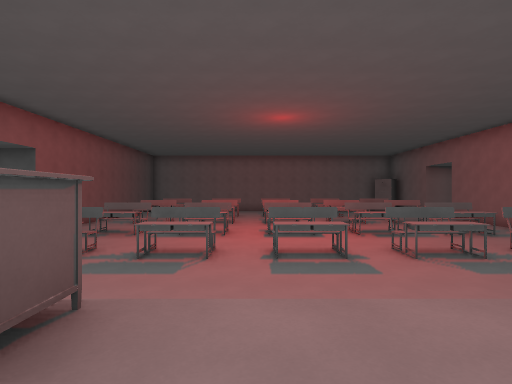
view 1 (above)

24 first-person views from a walk through a 3-D level made in the Godot game engine. The camera is 1.4 m above the floor, looks level and sees 80° across. The floor is counted in squares, 2 m on a side. Each view is taken from the middle of a square. On the plan, view 1 faces up. The plan holds only what a view shows up to about 10 squares ahead; the rest is blank. The place goes on beyond the plan.

view 2
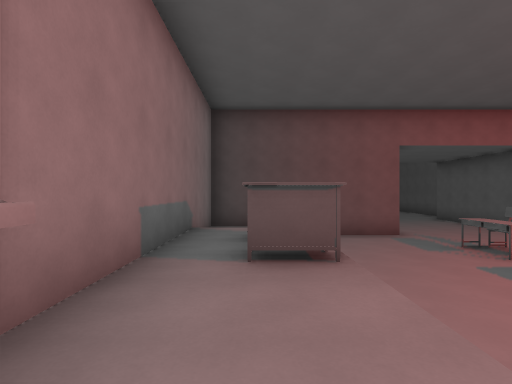

view 3
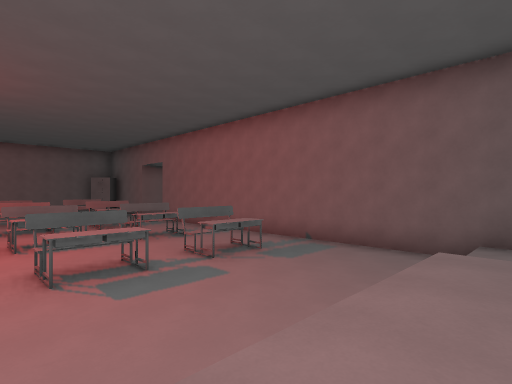

view 4
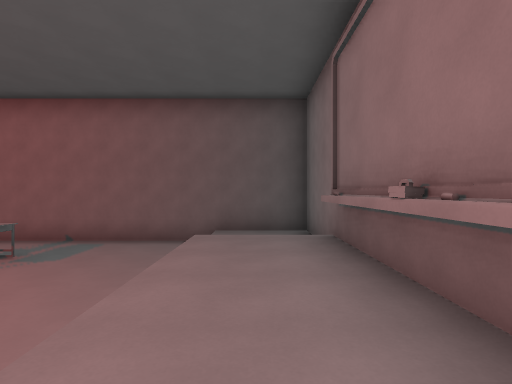

view 5
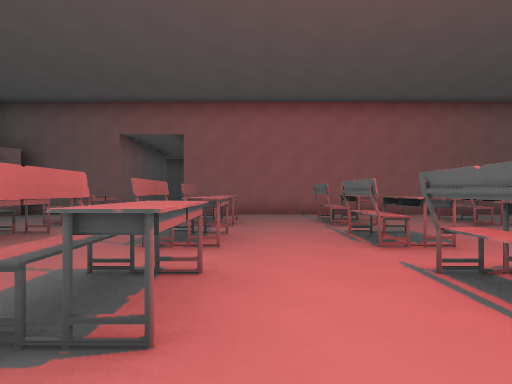

view 6
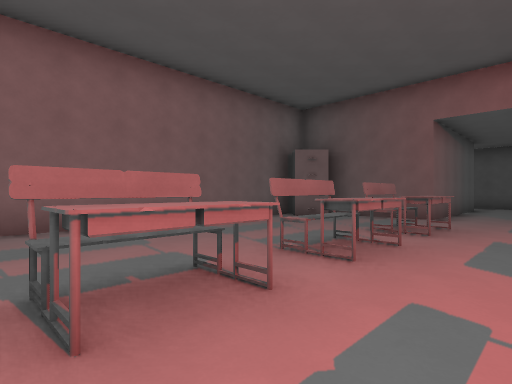

view 7
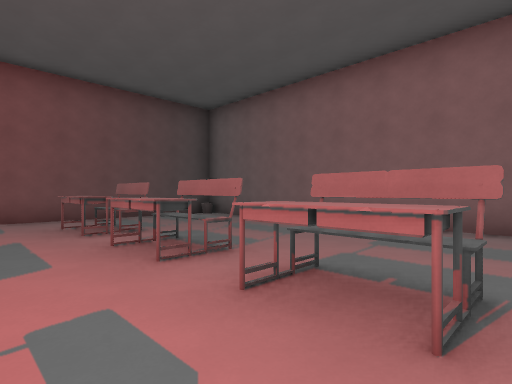

view 8
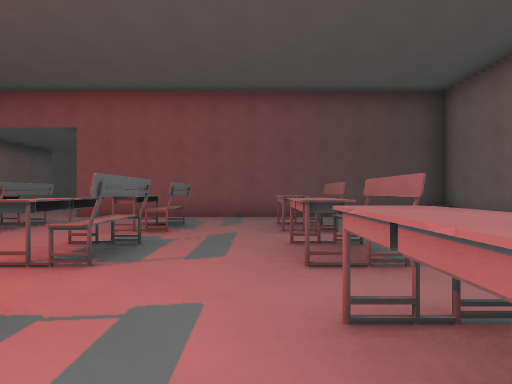

view 9
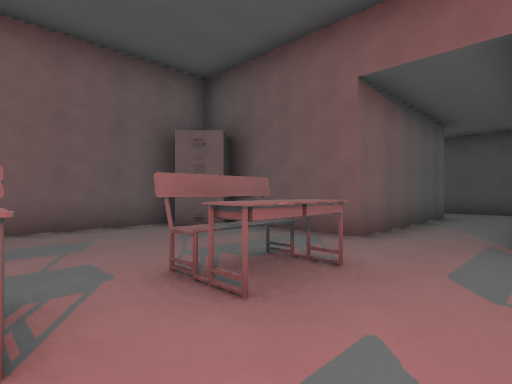

view 10
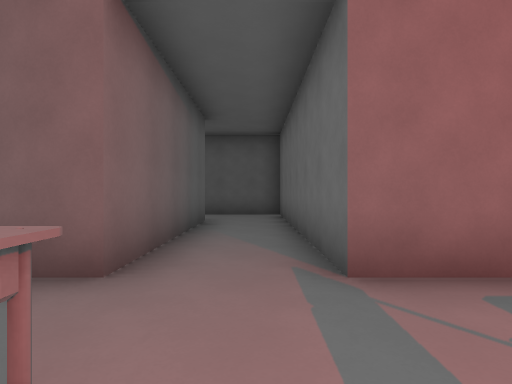

view 11
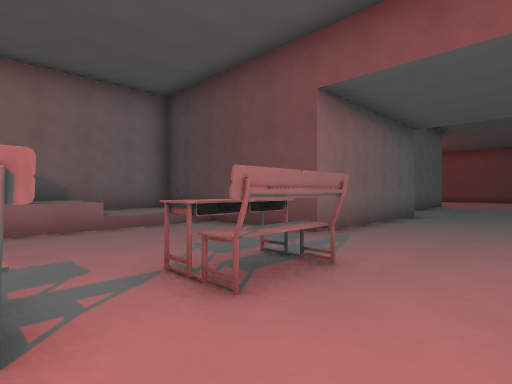

view 12
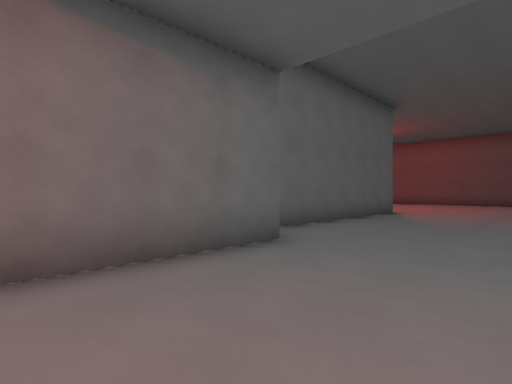

view 13
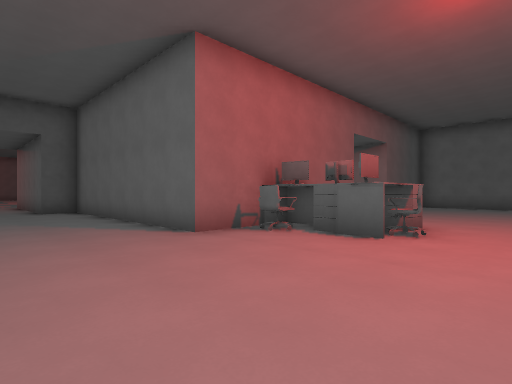

view 14
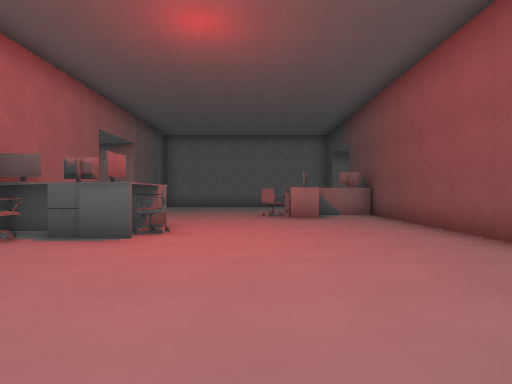

view 15
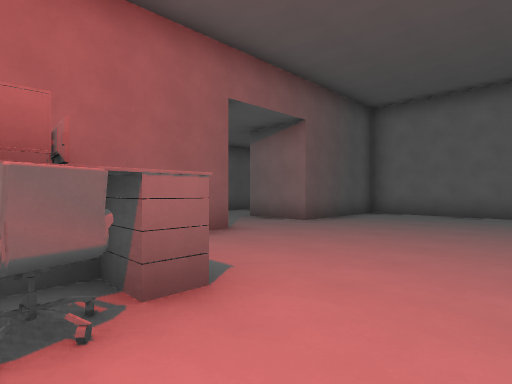

view 16
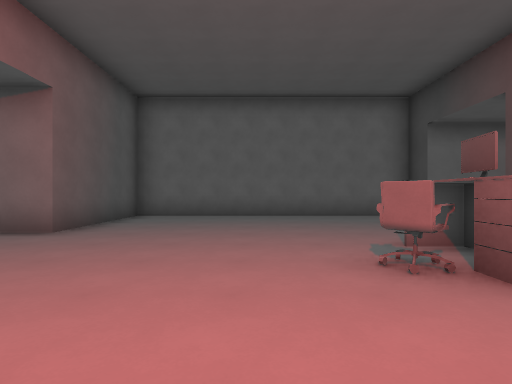

view 17
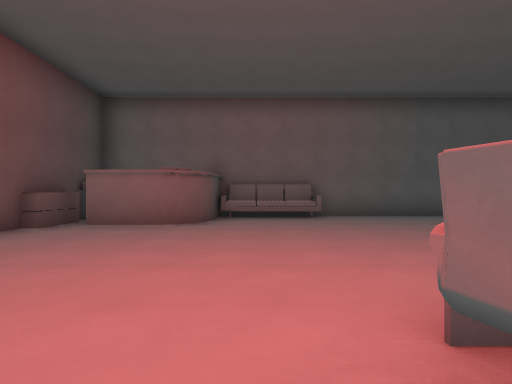

view 18
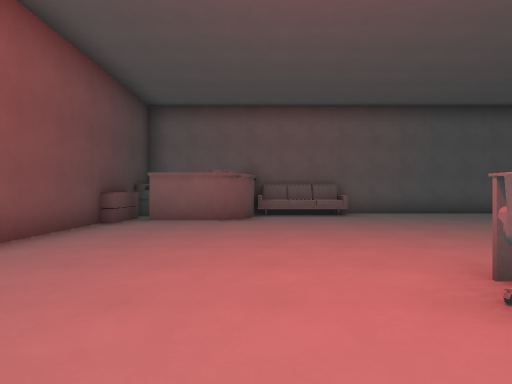

view 19
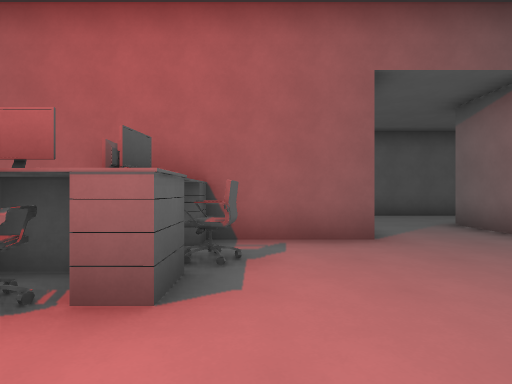

view 20
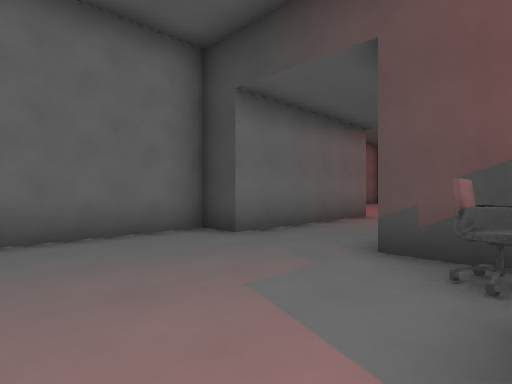

view 21
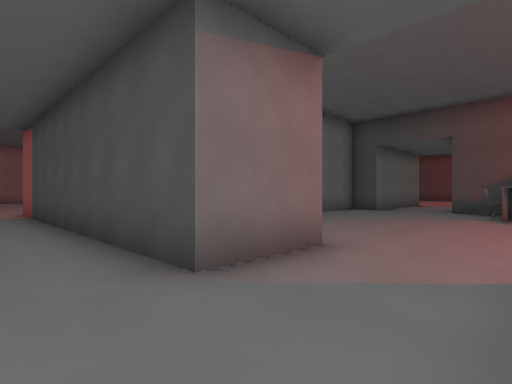

view 22
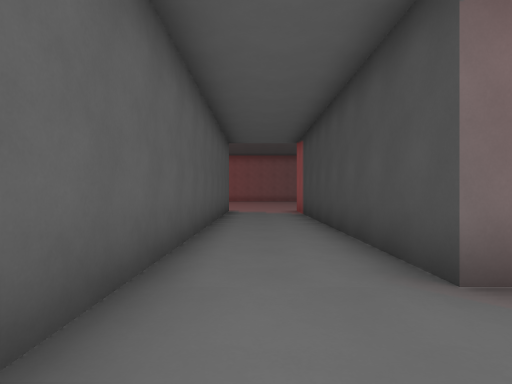

view 23
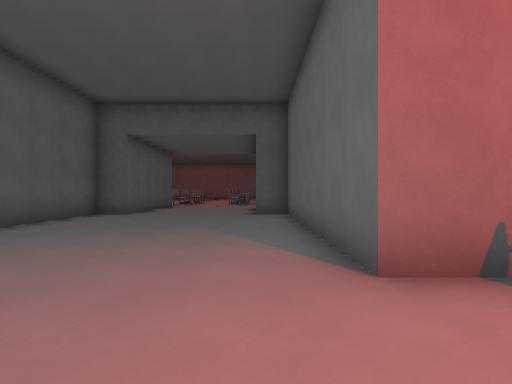

view 24
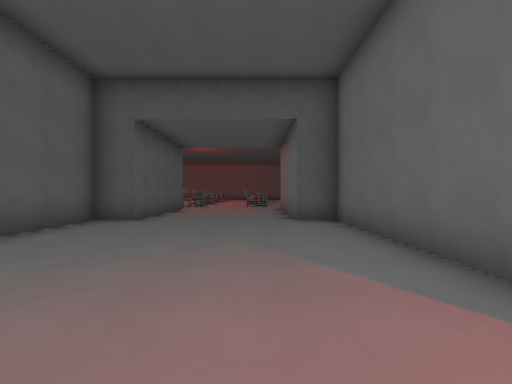

### Floor plan
Key: @ floor where view 1 was taken; # wall or solid block; . main floor; : floor 0.5 m higher than the main floor; + floor 1 m higher than the main floor; / step, stairs or slope; ^ raised ledge; C chair; O other object.
Columns run from 28 left of view 1 to 16 right of it. Each row starts with its distance up from view 1.
 20                       ###############
 19                      ##.     .   ...#
 18                      #  ... ... ....##
 17                      #...............#
 16                      #...............#####  #
 15                      #..^.^^.^.^^.^.........#
 14                      #......................#
 13                      #...............########
 12                      #..^.^^.^.^^.^..#
 11                      #...............#
 10      #############   #...............#
  9  ##  ^.^.........#####..^.^^.^.^^.^..#
  8  #.^O................................#
  7  #...................................#
  6  #......................^.^^.^.^^.^..#
  5  #...............#####...............#
  4  #........########   #...............#
  3  #.......C#          #...............#
  2  #.....C###          #///###......///#
  1  #.....####          #::/ ##++++++/ :#
  0  #......C.#          #::/+++@#####/ :#
 -1  #........#          #########   #####
 -2  #.. .C.......
 -3  #C##.........#
 -4  #............#
 -5 ..........##..#
 -6 ..........##..#
 -7 ##........##..#
 -8  ###########..#
 -9            #..#
-10            #..#

Positions as (right, up) in squares from view 1, and headings:
1: (0, 0), facing up
2: (2, 1), facing left
3: (2, 1), facing up-right
4: (1, 1), facing right
5: (-1, 11), facing right
6: (0, 13), facing up-right
7: (2, 13), facing up-left
8: (2, 14), facing left
9: (4, 13), facing up-right
10: (6, 14), facing right
11: (-2, 8), facing down-left
12: (-8, 8), facing down-left
13: (-23, 7), facing down-right
14: (-23, 7), facing down
15: (-23, 2), facing down-right
16: (-22, 1), facing down
17: (-22, 1), facing up
18: (-23, 0), facing up
19: (-23, 0), facing right
20: (-23, -3), facing down-left
21: (-15, -2), facing down-left
22: (-15, -2), facing down
23: (-21, 5), facing right
24: (-19, 6), facing right
